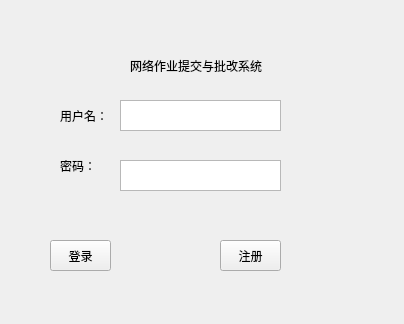
<?xml version="1.0" encoding="UTF-8"?>
<ui version="4.0">
 <class>NetTeachingWorkClass</class>
 <widget class="QMainWindow" name="NetTeachingWorkClass">
  <property name="geometry">
   <rect>
    <x>0</x>
    <y>0</y>
    <width>404</width>
    <height>324</height>
   </rect>
  </property>
  <property name="windowTitle">
   <string>NetTeachingWork</string>
  </property>
  <widget class="QWidget" name="centralWidget">
   <widget class="QPushButton" name="pushButton_Login">
    <property name="geometry">
     <rect>
      <x>50</x>
      <y>240</y>
      <width>61</width>
      <height>31</height>
     </rect>
    </property>
    <property name="text">
     <string>登录</string>
    </property>
   </widget>
   <widget class="QPushButton" name="pushButton_Register">
    <property name="geometry">
     <rect>
      <x>220</x>
      <y>240</y>
      <width>61</width>
      <height>31</height>
     </rect>
    </property>
    <property name="text">
     <string>注册</string>
    </property>
   </widget>
   <widget class="QLabel" name="label">
    <property name="geometry">
     <rect>
      <x>60</x>
      <y>110</y>
      <width>54</width>
      <height>12</height>
     </rect>
    </property>
    <property name="text">
     <string>用户名：</string>
    </property>
   </widget>
   <widget class="QLabel" name="label_2">
    <property name="geometry">
     <rect>
      <x>60</x>
      <y>160</y>
      <width>54</width>
      <height>12</height>
     </rect>
    </property>
    <property name="text">
     <string>密码：</string>
    </property>
   </widget>
   <widget class="QPlainTextEdit" name="plainTextEdit_UserName">
    <property name="geometry">
     <rect>
      <x>120</x>
      <y>100</y>
      <width>161</width>
      <height>31</height>
     </rect>
    </property>
   </widget>
   <widget class="QPlainTextEdit" name="plainTextEdit_Password">
    <property name="geometry">
     <rect>
      <x>120</x>
      <y>160</y>
      <width>161</width>
      <height>31</height>
     </rect>
    </property>
   </widget>
   <widget class="QLabel" name="label_3">
    <property name="geometry">
     <rect>
      <x>130</x>
      <y>50</y>
      <width>151</width>
      <height>31</height>
     </rect>
    </property>
    <property name="text">
     <string>网络作业提交与批改系统</string>
    </property>
   </widget>
  </widget>
 </widget>
 <layoutdefault spacing="6" margin="11"/>
 <resources>
  <include location="netteachingwork.qrc"/>
 </resources>
 <connections/>
</ui>
